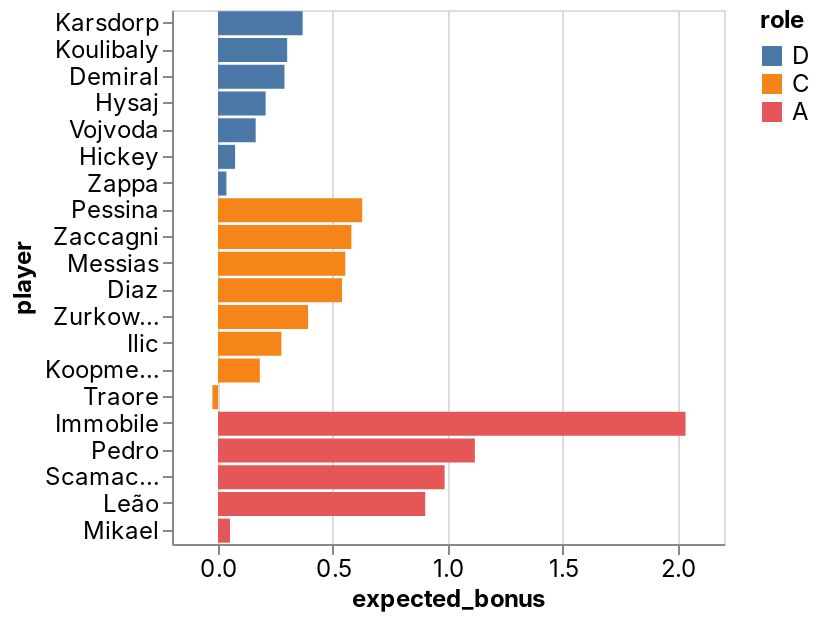

Notebook code cell kept with this figure:
### Code cell
_deepnote_run_altair(team, """{"$schema":"https://vega.github.io/schema/vega-lite/v4.json","mark":{"type":"bar","tooltip":{"content":"data"}},"height":220,"autosize":{"type":"fit"},"data":{"name":"placeholder"},"encoding":{"x":{"field":"expected_bonus","type":"quantitative","sort":null,"scale":{"type":"linear","zero":false}},"y":{"field":"player","type":"nominal","sort":null,"scale":{"type":"linear","zero":true}},"color":{"field":"role","type":"nominal","sort":null,"scale":{"type":"linear","zero":false}}}}""")

### Figure 1 — Vega-Lite specification as saved in the notebook (floating-point values rounded to 4 significant figures)
{"config": {"view": {"continuousWidth": 400, "continuousHeight": 300}, "area": {"fill": "#51C0E9"}, "axis": {"labelFont": "Inter, sans-serif", "labelFontSize": 12, "labelFontWeight": "normal", "labelLimit": 60, "labelOverlap": "greedy", "titleFont": "Inter, sans-serif", "titleFontSize": 12, "titleFontWeight": "bold"}, "background": "#ffffff", "legend": {"labelFont": "Inter, sans-serif", "labelFontSize": 12, "titleFont": "Inter, sans-serif", "titleFontSize": 12, "titleFontWeight": "bold"}, "line": {"stroke": "#51C0E9", "strokeWidth": 2}, "rect": {"fill": "#51C0E9"}, "title": {"anchor": "start", "color": "#000000", "font": "Inter, sans-serif", "fontSize": 22, "fontWeight": "normal"}}, "data": {"name": "data-f6b4f56dcc8030751c6ed3afd3ac4017"}, "mark": {"type": "bar", "tooltip": {"content": "data"}}, "autosize": {"type": "fit"}, "encoding": {"color": {"type": "nominal", "field": "role", "scale": {"type": "linear", "zero": false}, "sort": null}, "x": {"type": "quantitative", "field": "expected_bonus", "scale": {"type": "linear", "zero": false}, "sort": null}, "y": {"type": "nominal", "field": "player", "scale": {"type": "linear", "zero": true}, "sort": null}}, "height": 300, "width": "container", "$schema": "https://vega.github.io/schema/vega-lite/v4.json", "datasets": {"data-f6b4f56dcc8030751c6ed3afd3ac4017": [{"fanta_team": "Scansuolo ", "role": "D", "player": "Karsdorp", "team": "Roma", "opponent": "Bologna", "date": "2022-05-01T00:00:00", "expected_bonus": 0.3681}, {"fanta_team": "Scansuolo ", "role": "D", "player": "Koulibaly", "team": "Napoli", "opponent": "Sassuolo", "date": "2022-04-30T00:00:00", "expected_bonus": 0.3007}, {"fanta_team": "Scansuolo ", "role": "D", "player": "Demiral", "team": "Atalanta", "opponent": "Torino", "date": "2022-04-27T00:00:00", "expected_bonus": 0.2889}, {"fanta_team": "Scansuolo ", "role": "D", "player": "Hysaj", "team": "Lazio", "opponent": "Spezia", "date": "2022-04-30T00:00:00", "expected_bonus": 0.207}, {"fanta_team": "Scansuolo ", "role": "D", "player": "Vojvoda", "team": "Torino", "opponent": "Atalanta", "date": "2022-04-27T00:00:00", "expected_bonus": 0.1638}, {"fanta_team": "Scansuolo ", "role": "D", "player": "Hickey", "team": "Bologna", "opponent": "Inter", "date": "2022-04-27T00:00:00", "expected_bonus": 0.07438}, {"fanta_team": "Scansuolo ", "role": "D", "player": "Zappa", "team": "Cagliari", "opponent": "Verona", "date": "2022-04-30T00:00:00", "expected_bonus": 0.03674}, {"fanta_team": "Scansuolo ", "role": "C", "player": "Pessina", "team": "Atalanta", "opponent": "Torino", "date": "2022-04-27T00:00:00", "expected_bonus": 0.6269}, {"fanta_team": "Scansuolo ", "role": "C", "player": "Zaccagni", "team": "Lazio", "opponent": "Spezia", "date": "2022-04-30T00:00:00", "expected_bonus": 0.5798}, {"fanta_team": "Scansuolo ", "role": "C", "player": "Messias", "team": "AC Milan", "opponent": "Fiorentina", "date": "2022-05-01T00:00:00", "expected_bonus": 0.5536}, {"fanta_team": "Scansuolo ", "role": "C", "player": "Diaz", "team": "AC Milan", "opponent": "Fiorentina", "date": "2022-05-01T00:00:00", "expected_bonus": 0.5391}, {"fanta_team": "Scansuolo ", "role": "C", "player": "Zurkowski", "team": "Empoli", "opponent": "Torino", "date": "2022-05-01T00:00:00", "expected_bonus": 0.3917}, {"fanta_team": "Scansuolo ", "role": "C", "player": "Ilic", "team": "Verona", "opponent": "Cagliari", "date": "2022-04-30T00:00:00", "expected_bonus": 0.2756}, {"fanta_team": "Scansuolo ", "role": "C", "player": "Koopmeiners", "team": "Atalanta", "opponent": "Torino", "date": "2022-04-27T00:00:00", "expected_bonus": 0.1818}, {"fanta_team": "Scansuolo ", "role": "C", "player": "Traore", "team": "Sassuolo", "opponent": "Napoli", "date": "2022-04-30T00:00:00", "expected_bonus": -0.02419}, {"fanta_team": "Scansuolo ", "role": "A", "player": "Immobile", "team": "Lazio", "opponent": "Spezia", "date": "2022-04-30T00:00:00", "expected_bonus": 2.033}, {"fanta_team": "Scansuolo ", "role": "A", "player": "Pedro", "team": "Cagliari", "opponent": "Verona", "date": "2022-04-30T00:00:00", "expected_bonus": 1.117}, {"fanta_team": "Scansuolo ", "role": "A", "player": "Scamacca", "team": "Sassuolo", "opponent": "Napoli", "date": "2022-04-30T00:00:00", "expected_bonus": 0.9852}, {"fanta_team": "Scansuolo ", "role": "A", "player": "Leão", "team": "AC Milan", "opponent": "Fiorentina", "date": "2022-05-01T00:00:00", "expected_bonus": 0.9008}, {"fanta_team": "Scansuolo ", "role": "A", "player": "Mikael", "team": "Salernitana", "opponent": "Atalanta", "date": "2022-05-01T00:00:00", "expected_bonus": 0.05212}]}}
